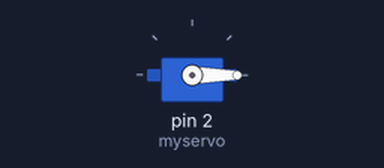
Bench run of a sketch on a simulated Arduino Uno, built with avr-gcc and run on an emulated ATmega328P. Shown: servo.

Above: at 0.05 s.
At 1.5 s:
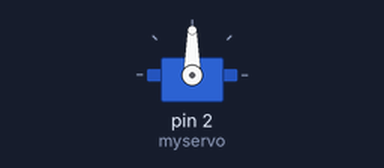
At 3.0 s:
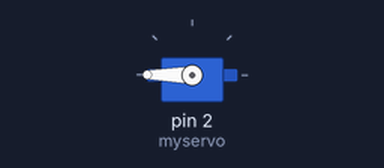
Timing chart, 0 to 6.9 s (numbered marks = the images above):
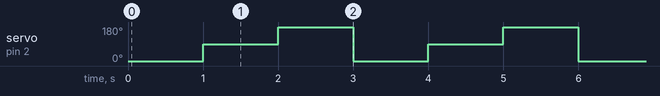

The sketch:

SERVO.ino
```cpp
#include <Servo.h>

Servo myservo;  // Membuat objek servo

void setup() {
  myservo.attach(2);  // Menghubungkan servo ke pin 9
}

void loop() {
  myservo.write(0);         // Menggerakkan servo ke posisi 0 derajat
  delay(1000);              // Menunggu selama 1 detik
  myservo.write(90);        // Menggerakkan servo ke posisi 90 derajat
  delay(1000);              // Menunggu selama 1 detik
  myservo.write(180);       // Menggerakkan servo ke posisi 180 derajat
  delay(1000);              // Menunggu selama 1 detik
}
```

Measured:
- by itself, servo on pin 2 (myservo): repeats every 3.0 s: 180° 1.0 s, 0° 1.0 s, 90° 1.0 s
